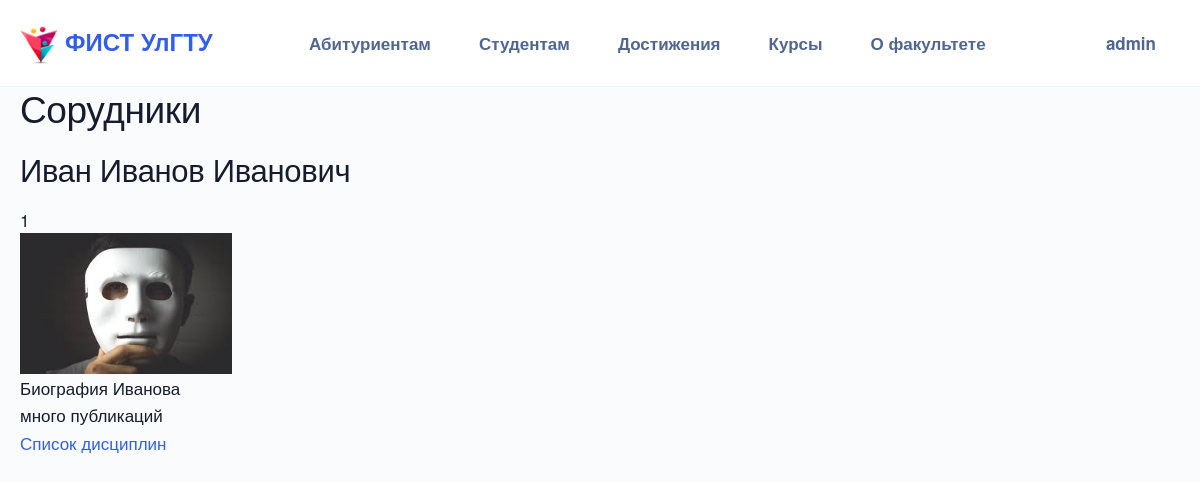
Page /persons/all/ (signed in) on the committed database.
### accounts/models.py (models this page shows)
class AdvUser(AbstractUser):
    phone = models.CharField(max_length=20, null=True, verbose_name="Номер телефона")
    patronymic = models.CharField(max_length=50, null=True,  verbose_name="Отчество")
    is_activated = models.BooleanField(default=True)
    send_messages = models.BooleanField(default=True, verbose_name='Слать оповещения о новых комментариях?')
    class Meta(AbstractUser.Meta):
        pass

### persons/models.py (models this page shows, shortened)
class Person(models.Model):
	person_id = models.AutoField(primary_key=True)
	first_name = models.CharField(max_length=50, verbose_name="Имя")
	last_name = models.CharField(max_length=50, verbose_name="Фамилия")
	patronymic = models.CharField(max_length=50, null=True, blank=True)
	bio = models.TextField(null=True, blank=True, validators=[validators.MinLengthValidator(10, message="Биография должна быть не короче 10 символов")])
	email = models.EmailField(null=True, verbose_name="email адрес")
	publications = models.TextField(null=True, blank=True)
	photo = models.ImageField(upload_to ='uploads/', null=True, blank=True)
	class Meta:
		verbose_name_plural='Преподаватели'
		verbose_name = 'Преподаватель'
		ordering = ['-last_name']

### persons/views.py (the view)
def view_persons(request):
	persons = Person.objects.order_by('-last_name')
	return render(request, "persons/persons.html", {'persons': persons})

### persons/templates/persons/persons.html (shortened to what this page needs)
{% extends "header.html" %}
{% block content %}
	<h1>Сорудники</h1>
	{% for p in persons %}
	<div>
		<h2>{{ p.first_name }} {{ p.last_name }} {{ p.patronymic }}</h2>
		<div> {{ p.person_id }} </div>
		<img src="/uploads/{{ p.photo }}" alt="image" class="photo-img" />
		<div> {{ p.bio }} </div>
		<div> {{ p.publications}} </div>
		<div><a href="{% url 'persons:teacher_course' p.pk %}">Список дисциплин</a></div>
	</div>
	{% endfor %}
{% endblock %}

### persons/templates/header.html (shortened to what this page needs)
<!DOCTYPE html>
<html lang="ru">
<head>
    {% load static %}
    <link rel="stylesheet" href="{% static '/persons/style.css' %}"/>
    <link rel="stylesheet" href="{% static '/persons/assets/css/theme.bundle.css' %}"/>
    <link rel="stylesheet" href="{% static '/persons/assets/css/libs.bundle.css' %}"/>
</head>
<body class="main bg-light" style="padding-top: 84px;" data-aos-easing="ease-out-quad" data-aos-duration="700" data-aos-delay="0">
<nav class="navbar navbar-expand-lg navbar-light fixed-top bg-white border-bottom">
    <div class="container-fluid">
        <a class="navbar-brand" href="{% url 'persons:index' %}">
            <img src="{% static '/persons/img/fist_logo.png'%}" class="navbar-brand-img" alt="..."> ФИСТ УлГТУ
        </a>
        <div class="collapse navbar-collapse" id="navbarCollapse">
            <ul class="navbar-nav ms-auto">
                <li class="nav-item dropdown">
                    <a class="nav-link dropdown-toggle" id="navbarEnrolee" data-bs-toggle="dropdown" href="#"
                       aria-haspopup="true" aria-expanded="false">
                        Абитуриентам
                    </a>
                </li>
                <li class="nav-item dropdown">
                    <a class="nav-link dropdown-toggle" id="navbarStudent" data-bs-toggle="dropdown" href="#"
                       aria-haspopup="true" aria-expanded="false">
                        Студентам
                    </a>
                </li>
                <li class="nav-item dropdown">
                    <a class="nav-link dropdown-toggle" id="navbarAchievements" data-bs-toggle="dropdown" href="#"
                       aria-haspopup="true" aria-expanded="false">
                        Достижения
                    </a>
                </li>
                <li class="nav-item dropdown">
                    <a class="nav-link dropdown-toggle" id="navbarCourses" data-bs-toggle="dropdown" href="#"
                       aria-haspopup="true" aria-expanded="false">
                        Курсы
                    </a>
                </li>
                <li class="nav-item dropdown">
                    <a class="nav-link dropdown-toggle" id="navbarAbout" data-bs-toggle="dropdown" href="#"
                       aria-haspopup="true" aria-expanded="false">
                        О факультете
                    </a>
                </li>
            </ul>
            <ul class="navbar-nav ms-auto">
                <li class="nav-item dropdown">
                    <a class="nav-link dropdown-toggle" id="navbarAccount" data-bs-toggle="dropdown" href="#"
                       aria-haspopup="true" aria-expanded="false">
                        {% if user.is_authenticated %}
                        {{ user.username }}
                        {% else %}
                        Аккаунт
                        {% endif %}
                    </a>
                </li>
            </ul>
            </div>
        </div>
</nav>
<section>
    <div class="container-fluid">
        {% block content %}{% endblock %}
    </div>
</section>
</body>
</html>

### persons/static/persons/style.css (style rules this page uses)
.photo-img { width: 212px; }
body.main { font-family: "Helvetica Neue", Helvetica, Arial, sans-serif }

### rows in the picture
AdvUser: username "admin"
Person: first_name "Иван", last_name "Иванов", patronymic "Иванович", person_id "1", photo (picture), bio "Биография Иванова", publications "много публикаций"
